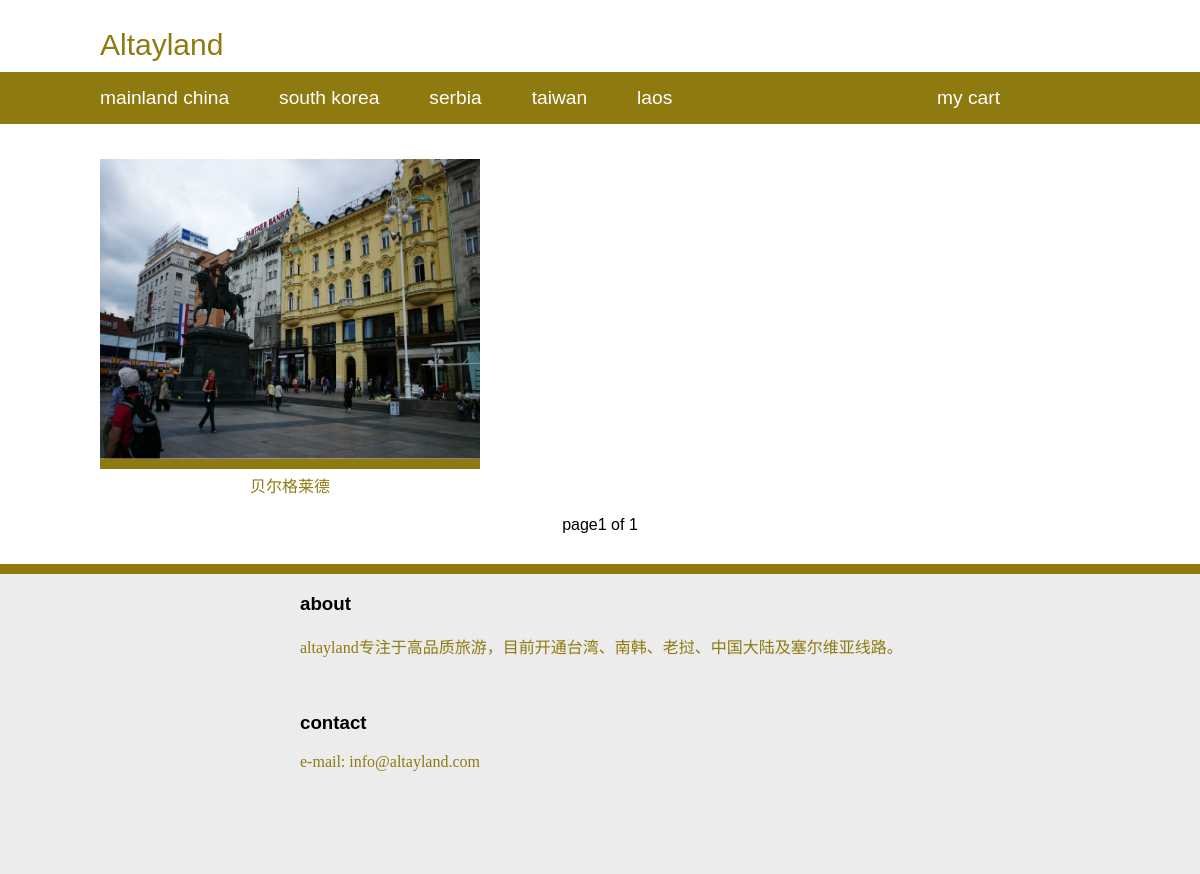
/serbia/, run on the app's committed database.
### shop/models.py (models this page shows, shortened)
class Product(models.Model):
    name = models.CharField(max_length=300, db_index=True)
    slug = models.SlugField(max_length=320, db_index=True)
    price = models.DecimalField(max_digits=10, decimal_places=2)
    period = models.CharField(max_length=25)                                        # 旅行時間
    main_image = models.ImageField(upload_to='products/main')                   # 顯示產品主要圖片（只顯示1張）
    available = models.BooleanField(default=True)
    created = models.DateTimeField(auto_now_add=True)
    update = models.DateTimeField(auto_now=True)
    category = models.ForeignKey(Category, related_name='products')
    description = models.TextField()
    itinerary = models.TextField()                                                  # 旅行路線
    q_and_a = models.TextField(blank=True)                                          # 常見問題Q&A
    class Meta:
        ordering = ('name',)
        index_together = (('id', 'slug'), )
    def get_absolute_url(self):
        return reverse('shop:product_detail', args=[self.id, self.slug])

### shop/views.py (the view)
# urls.py: url(r'^(?P<category_slug>[-\w]+)/$', views.product_list, name='product_list_by_category'),
def product_list(request, category_slug=None):
    category = None
    product_list = Product.objects.filter(available=True)
    if category_slug:
        category = get_object_or_404(Category, slug=category_slug)
        product_list = Product.objects.filter(category=category)
    paginator = Paginator(product_list, 6)
    page = request.GET.get('page')
    try:
        products = paginator.page(page)
    except PageNotAnInteger:
        products = paginator.page(1)
    except EmptyPage:
        products = paginator.page(paginator.num_pages)
    return render(request, 'shop/product/list.html', {'category': category,
                                                      'products': products})

### shop/templates/shop/product/list.html (shortened to what this page needs)
{% extends 'shop/base.html' %}
{% load static %}
{% block content %}
    <div id="grid">
        {% for p in products %}
            <div class="item">
                <a href="{{ p.get_absolute_url }}">
                    <img src="{{ p.main_image.url }}">
                </a><br />
                <a href="{{ p.get_absolute_url }}">
                    {{ p.name }}
                </a>
            </div>
        {% endfor %}
    </div>
    <div id="pagination1">
    {% include 'shop/product/pagination.html' %}
    </div>
    <div id="bottom">
            <div id="about">
                <h3>about</h3>
                <p><span style="font-family:DaxCompact-Regular; ">altayland</span>专注于高品质旅游，目前开通台湾、南韩、老挝、中国大陆及塞尔维亚线路。</p>
            </div>
            <div id="contact">
                <h3>contact</h3>
                <p><span style="font-family:DaxCompact-Regular; ">e-mail: info@altayland.com</span></p>
            </div>
    </div>
{% endblock %}

### shop/static/css/base.css (style rules this page uses)
a { text-decoration: none; color: rgb(143, 122, 16); }
body { margin: 0; padding: 0; font-family: DaxCompact-Regular, Ubuntu, consolas, sans-serif; color: rgb(143, 122, 16); }
#grid, #cart-detail-page { padding: 15px 100px; margin-right: 0px; }
#grid .item { float: left; text-align: center; line-height: 1.2; padding-right: 50px; padding-top: 20px; }
#grid .item a { font-family: "冬青黑体简体中文 W3"; font-weight: 580; }
#grid .item a img { width: 380px; height: 300px; margin-bottom: 8px; border-bottom: solid 10px rgb(143, 122, 16); }
#bottom { margin-top: 30px; width: 100%; height: 300px; background: #ececec; border-top: solid 10px rgb(143, 122, 16); float: left; }
#bottom #about, #bottom #contact { padding-left: 300px; padding-bottom: 20px; font-family: 明兰_Mono, "冬青黑体简体中文 W3" ; }
#bottom #about h3 { color: black; font-family: DaxCompact-Regular, Ubuntu, consolas, sans-serif; }
#bottom #contact h3 { color: black; font-family: DaxCompact-Regular, Ubuntu, consolas, sans-serif; }
#pagination1 { margin-top: 20px; width: 100%; float: left; text-align: center; }

### data on the page
Product: main_image (picture), name "贝尔格莱德"

### other printed values
{{ products.number }} "1"
{{ products.paginator.num_pages }} "1"
